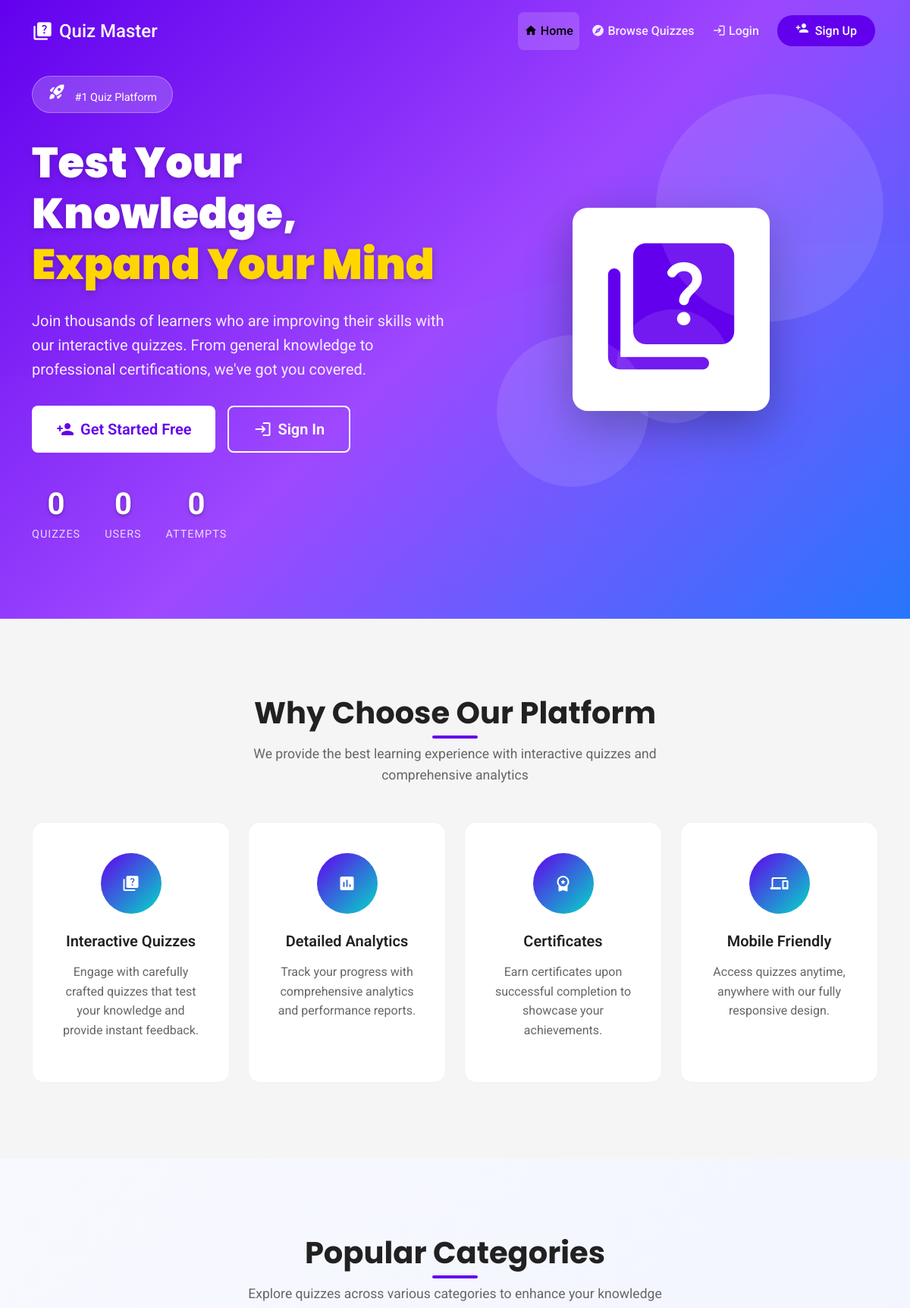
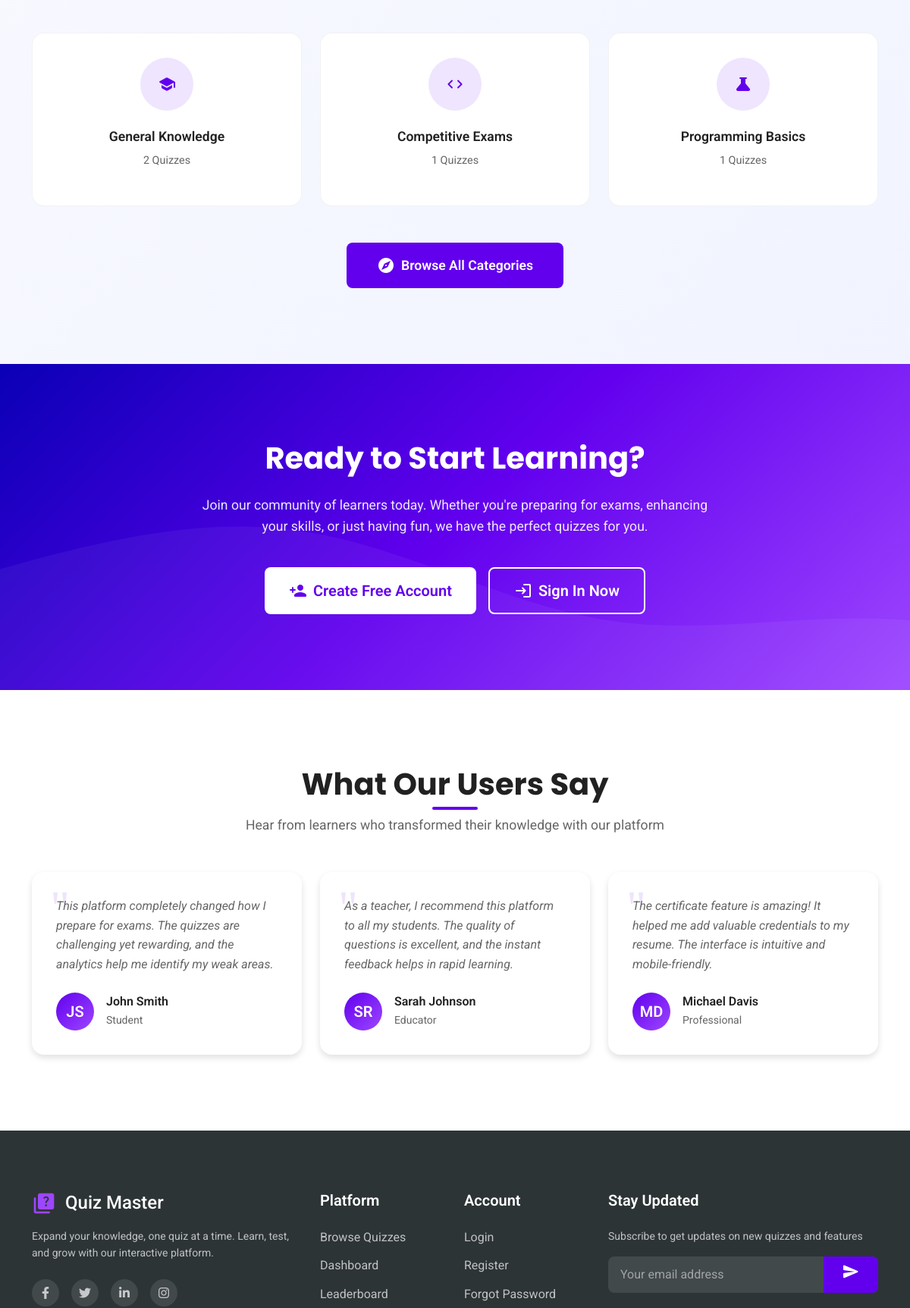
The page / (upper part) on the database its author committed (2 pictures, top to bottom).
### tables this page shows
CREATE TABLE `categories` (
  `id` int(11) NOT NULL,
  `name` varchar(100) NOT NULL,
  `description` text DEFAULT NULL,
  `status` enum('active','inactive') DEFAULT 'active',
  `created_at` timestamp NOT NULL DEFAULT current_timestamp()
);

### index.php (the view, shortened to what the rows shown need)
<?php
try {
    $pdo = new PDO("mysql:host=" . DB_HOST . ";dbname=" . DB_NAME, DB_USER, DB_PASS);
    $pdo->setAttribute(PDO::ATTR_ERRMODE, PDO::ERRMODE_EXCEPTION);
} catch(PDOException $e) {
    die("Connection failed: " . $e->getMessage());
}
?>
<!DOCTYPE html>
<html lang="en">
<head>
    <link href="https://cdnjs.cloudflare.com/ajax/libs/font-awesome/6.0.0/css/all.min.css" rel="stylesheet">
    <link href="https://cdn.jsdelivr.net/npm/bootstrap@5.3.0/dist/css/bootstrap.min.css" rel="stylesheet">
    <link href="https://unpkg.com/aos@2.3.1/dist/aos.css" rel="stylesheet">
</head>
<body>
    <section class="hero-section">
        <div class="container">
            <div class="row align-items-center">
                <div class="col-lg-6" data-aos="fade-right" data-aos-duration="1000">
                    <div class="hero-content">
                        <h1 class="hero-title">
                            Test Your Knowledge,<br>
                            <span style="color: #ffd600;">Expand Your Mind</span>
                        </h1>
                    </div>
                </div>
            </div>
        </div>
    </section>
    <section class="features-section">
        <div class="container">
            <div class="section-title" data-aos="fade-up">
                <h2>Why Choose Our Platform</h2>
            </div>
        </div>
    </section>
    <section class="categories-section">
        <div class="container">
            <div class="section-title" data-aos="fade-up">
                <h2>Popular Categories</h2>
            </div>
            <div class="row g-4">
                <?php
                $categories = $pdo->query("SELECT c.*, COUNT(q.id) as quiz_count FROM categories c LEFT JOIN quizzes q ON c.id = q.category_id AND q.status = 'active' WHERE c.status = 'active' GROUP BY c.id ORDER BY quiz_count DESC LIMIT 6")->fetchAll();
                $index = 0;
                foreach($categories as $category):
                ?>
                <div class="col-lg-4 col-md-6" data-aos="fade-up" data-aos-delay="<?php echo $index * 100; ?>">
                    <div class="category-card" onclick="window.location.href='<?php echo BASE_URL; ?>user/quizzes.php?category=<?php echo $category['id']; ?>'">
                        <div class="category-icon">
                            <i class="material-icons-round">
                            </i>
                        </div>
                        <h4 class="category-title"><?php echo htmlspecialchars($category['name']); ?></h4>
                        <p class="category-count"><?php echo $category['quiz_count']; ?> Quizzes</p>
                    </div>
                </div>
                <?php $index++; endforeach; ?>
            </div>
        </div>
    </section>
    <section class="cta-section">
        <div class="container">
            <div class="cta-content" data-aos="zoom-in">
                <h2 class="cta-title">Ready to Start Learning?</h2>
            </div>
        </div>
    </section>
    <section class="testimonials-section">
        <div class="container">
            <div class="section-title" data-aos="fade-up">
                <h2>What Our Users Say</h2>
            </div>
        </div>
    </section>
</body>
</html>

### rows shown on the page
categories: name "General Knowledge", quiz_count "2"
categories: name "Competitive Exams", quiz_count "1"
categories: name "Programming Basics", quiz_count "1"

### other values the page prints
APP_NAME "Quiz Master"
